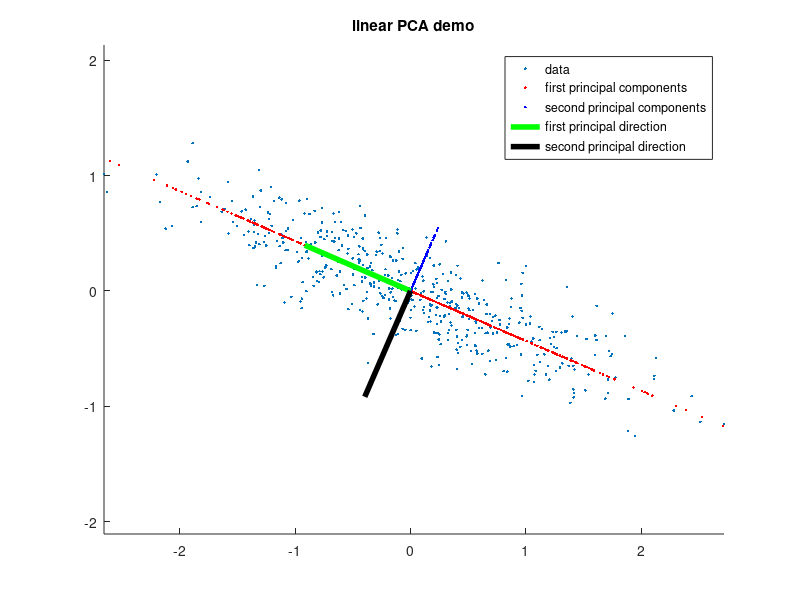

MATLAB code to generate this figure:
function linear_PCA 

%% PARAMETERS

N = 500;			% number of data points
R = [-.9 .4; .1 .2];	% covariance matrix

%% PROGRAM
tic

X = randn(N,2)*R;	% correlated two-dimensional data

[E,v,Xp] = km_pca(X,1);		% obtain eigenvector matrix E, eigenvalues v and principal components Xp

toc
%% OUTPUT
Y = X*E(:,2);
figure; hold on
plot(X(:,1),X(:,2),'.')
plot(E(1,1)*Xp,E(2,1)*Xp,'.r')
plot(E(1,2)*Y,E(2,2)*Y,'.b')
plot([0 E(1,1)],[0 E(2,1)],'g','LineWidth',4)
plot([0 E(1,2)],[0 E(2,2)],'k','LineWidth',4)
axis equal
legend('data','first principal components','second principal components','first principal direction','second principal direction')
title('linear PCA demo')

function [E,v,Xp] = km_pca(X,m)
N = size(X,1);
[E,V] = eig(X'*X/N);

v = diag(V);
[v,ind] = sort(v,'descend');
E = E(:,ind);

Xp = X*E(:,1:m);